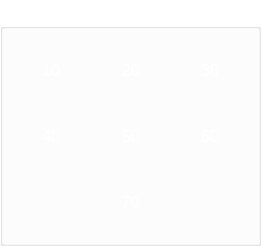
      <widget class="QGroupBox" name="groupBox_3">
       <property name="geometry">
        <rect>
         <x>20</x>
         <y>20</y>
         <width>261</width>
         <height>231</height>
        </rect>
       </property>
       <property name="palette">
        <palette>
         <active>
          <colorrole role="WindowText">
           <brush brushstyle="SolidPattern">
            <color alpha="255">
             <red>255</red>
             <green>255</green>
             <blue>255</blue>
            </color>
           </brush>
          </colorrole>
          <colorrole role="Button">
           <brush brushstyle="SolidPattern">
            <color alpha="0">
             <red>255</red>
             <green>255</green>
             <blue>255</blue>
            </color>
           </brush>
          </colorrole>
          <colorrole role="Base">
           <brush brushstyle="SolidPattern">
            <color alpha="0">
             <red>255</red>
             <green>255</green>
             <blue>255</blue>
            </color>
           </brush>
          </colorrole>
          <colorrole role="Window">
           <brush brushstyle="SolidPattern">
            <color alpha="0">
             <red>255</red>
             <green>255</green>
             <blue>255</blue>
            </color>
           </brush>
          </colorrole>
         </active>
         <inactive>
          <colorrole role="WindowText">
           <brush brushstyle="SolidPattern">
            <color alpha="255">
             <red>255</red>
             <green>255</green>
             <blue>255</blue>
            </color>
           </brush>
          </colorrole>
          <colorrole role="Button">
           <brush brushstyle="SolidPattern">
            <color alpha="0">
             <red>255</red>
             <green>255</green>
             <blue>255</blue>
            </color>
           </brush>
          </colorrole>
          <colorrole role="Base">
           <brush brushstyle="SolidPattern">
            <color alpha="0">
             <red>255</red>
             <green>255</green>
             <blue>255</blue>
            </color>
           </brush>
          </colorrole>
          <colorrole role="Window">
           <brush brushstyle="SolidPattern">
            <color alpha="0">
             <red>255</red>
             <green>255</green>
             <blue>255</blue>
            </color>
           </brush>
          </colorrole>
         </inactive>
         <disabled>
          <colorrole role="WindowText">
           <brush brushstyle="SolidPattern">
            <color alpha="255">
             <red>120</red>
             <green>120</green>
             <blue>120</blue>
            </color>
           </brush>
          </colorrole>
          <colorrole role="Button">
           <brush brushstyle="SolidPattern">
            <color alpha="0">
             <red>255</red>
             <green>255</green>
             <blue>255</blue>
            </color>
           </brush>
          </colorrole>
          <colorrole role="Base">
           <brush brushstyle="SolidPattern">
            <color alpha="0">
             <red>255</red>
             <green>255</green>
             <blue>255</blue>
            </color>
           </brush>
          </colorrole>
          <colorrole role="Window">
           <brush brushstyle="SolidPattern">
            <color alpha="0">
             <red>255</red>
             <green>255</green>
             <blue>255</blue>
            </color>
           </brush>
          </colorrole>
         </disabled>
        </palette>
       </property>
       <property name="font">
        <font>
         <pointsize>14</pointsize>
        </font>
       </property>
       <property name="title">
        <string>Unghiuri Zenit</string>
       </property>
       <property name="alignment">
        <set>Qt::AlignCenter</set>
       </property>
       <layout class="QVBoxLayout" name="verticalLayout_5">
        <item>
         <layout class="QGridLayout" name="gridLayout_2">
          <item row="1" column="1">
           <widget class="QPushButton" name="pushButton_5">
            <property name="minimumSize">
             <size>
              <width>0</width>
              <height>60</height>
             </size>
            </property>
            <property name="palette">
             <palette>
              <active>
               <colorrole role="ButtonText">
                <brush brushstyle="SolidPattern">
                 <color alpha="255">
                  <red>255</red>
                  <green>255</green>
                  <blue>255</blue>
                 </color>
                </brush>
               </colorrole>
              </active>
              <inactive>
               <colorrole role="ButtonText">
                <brush brushstyle="SolidPattern">
                 <color alpha="255">
                  <red>255</red>
                  <green>255</green>
                  <blue>255</blue>
                 </color>
                </brush>
               </colorrole>
              </inactive>
              <disabled>
               <colorrole role="ButtonText">
                <brush brushstyle="SolidPattern">
                 <color alpha="255">
                  <red>120</red>
                  <green>120</green>
                  <blue>120</blue>
                 </color>
                </brush>
               </colorrole>
              </disabled>
             </palette>
            </property>
            <property name="font">
             <font>
              <pointsize>12</pointsize>
             </font>
            </property>
            <property name="styleSheet">
             <string notr="true">#pushButton_5{
background-color: url transparent;
border-image: url(:un3.png);
background: none;
border:  none;
background-repeat: none;
}
#pushButton_5:hover
{
border-image: url(:un1.png);
}
#pushButton_5:pressed
{
border-image: url(:un2.png);
}</string>
            </property>
            <property name="text">
             <string>50</string>
            </property>
           </widget>
          </item>
          <item row="1" column="3">
           <widget class="QPushButton" name="pushButton_6">
            <property name="minimumSize">
             <size>
              <width>0</width>
              <height>60</height>
             </size>
            </property>
            <property name="palette">
             <palette>
              <active>
               <colorrole role="ButtonText">
                <brush brushstyle="SolidPattern">
                 <color alpha="255">
                  <red>255</red>
                  <green>255</green>
                  <blue>255</blue>
                 </color>
                </brush>
               </colorrole>
              </active>
              <inactive>
               <colorrole role="ButtonText">
                <brush brushstyle="SolidPattern">
                 <color alpha="255">
                  <red>255</red>
                  <green>255</green>
                  <blue>255</blue>
                 </color>
                </brush>
               </colorrole>
              </inactive>
              <disabled>
               <colorrole role="ButtonText">
                <brush brushstyle="SolidPattern">
                 <color alpha="255">
                  <red>120</red>
                  <green>120</green>
                  <blue>120</blue>
                 </color>
                </brush>
               </colorrole>
              </disabled>
             </palette>
            </property>
            <property name="font">
             <font>
              <pointsize>12</pointsize>
             </font>
            </property>
            <property name="styleSheet">
             <string notr="true">#pushButton_6{
background-color: url transparent;
border-image: url(:un3.png);
background: none;
border:  none;
background-repeat: none;
}
#pushButton_6:hover
{
border-image: url(:un1.png);
}
#pushButton_6:pressed
{
border-image: url(:un2.png);
}</string>
            </property>
            <property name="text">
             <string>60</string>
            </property>
           </widget>
          </item>
          <item row="0" column="3">
           <widget class="QPushButton" name="pushButton_3">
            <property name="minimumSize">
             <size>
              <width>0</width>
              <height>60</height>
             </size>
            </property>
            <property name="palette">
             <palette>
              <active>
               <colorrole role="ButtonText">
                <brush brushstyle="SolidPattern">
                 <color alpha="255">
                  <red>255</red>
                  <green>255</green>
                  <blue>255</blue>
                 </color>
                </brush>
               </colorrole>
              </active>
              <inactive>
               <colorrole role="ButtonText">
                <brush brushstyle="SolidPattern">
                 <color alpha="255">
                  <red>255</red>
                  <green>255</green>
                  <blue>255</blue>
                 </color>
                </brush>
               </colorrole>
              </inactive>
              <disabled>
               <colorrole role="ButtonText">
                <brush brushstyle="SolidPattern">
                 <color alpha="255">
                  <red>120</red>
                  <green>120</green>
                  <blue>120</blue>
                 </color>
                </brush>
               </colorrole>
              </disabled>
             </palette>
            </property>
            <property name="font">
             <font>
              <pointsize>12</pointsize>
             </font>
            </property>
            <property name="styleSheet">
             <string notr="true">#pushButton_3{
background-color: url transparent;
border-image: url(:un3.png);
background: none;
border:  none;
background-repeat: none;
}
#pushButton_3:hover
{
border-image: url(:un1.png);
}
#pushButton_3:pressed
{
border-image: url(:un2.png);
}</string>
            </property>
            <property name="text">
             <string>30</string>
            </property>
           </widget>
          </item>
          <item row="0" column="0">
           <widget class="QPushButton" name="pushButton">
            <property name="minimumSize">
             <size>
              <width>0</width>
              <height>60</height>
             </size>
            </property>
            <property name="palette">
             <palette>
              <active>
               <colorrole role="ButtonText">
                <brush brushstyle="SolidPattern">
                 <color alpha="255">
                  <red>255</red>
                  <green>255</green>
                  <blue>255</blue>
                 </color>
                </brush>
               </colorrole>
              </active>
              <inactive>
               <colorrole role="ButtonText">
                <brush brushstyle="SolidPattern">
                 <color alpha="255">
                  <red>255</red>
                  <green>255</green>
                  <blue>255</blue>
                 </color>
                </brush>
               </colorrole>
              </inactive>
              <disabled>
               <colorrole role="ButtonText">
                <brush brushstyle="SolidPattern">
                 <color alpha="255">
                  <red>120</red>
                  <green>120</green>
                  <blue>120</blue>
                 </color>
                </brush>
               </colorrole>
              </disabled>
             </palette>
            </property>
            <property name="font">
             <font>
              <pointsize>12</pointsize>
             </font>
            </property>
            <property name="styleSheet">
             <string notr="true">#pushButton {
background-color: url transparent;
border-image: url(:un3.png);
background: none;
border:  none;
background-repeat: none;
}
#pushButton:hover
{
border-image: url(:un1.png);
}
#pushButton:pressed
{
border-image: url(:un2.png);
}</string>
            </property>
            <property name="text">
             <string>10</string>
            </property>
           </widget>
          </item>
          <item row="1" column="0">
           <widget class="QPushButton" name="pushButton_4">
            <property name="minimumSize">
             <size>
              <width>0</width>
              <height>60</height>
             </size>
            </property>
            <property name="palette">
             <palette>
              <active>
               <colorrole role="ButtonText">
                <brush brushstyle="SolidPattern">
                 <color alpha="255">
                  <red>255</red>
                  <green>255</green>
                  <blue>255</blue>
                 </color>
                </brush>
               </colorrole>
              </active>
              <inactive>
               <colorrole role="ButtonText">
                <brush brushstyle="SolidPattern">
                 <color alpha="255">
                  <red>255</red>
                  <green>255</green>
                  <blue>255</blue>
                 </color>
                </brush>
               </colorrole>
              </inactive>
              <disabled>
               <colorrole role="ButtonText">
                <brush brushstyle="SolidPattern">
                 <color alpha="255">
                  <red>120</red>
                  <green>120</green>
                  <blue>120</blue>
                 </color>
                </brush>
               </colorrole>
              </disabled>
             </palette>
            </property>
            <property name="font">
             <font>
              <pointsize>12</pointsize>
             </font>
            </property>
            <property name="styleSheet">
             <string notr="true">#pushButton_4{
background-color: url transparent;
border-image: url(:un3.png);
background: none;
border:  none;
background-repeat: none;
}
#pushButton_4:hover
{
border-image: url(:un1.png);
}
#pushButton_4:pressed
{
border-image: url(:un2.png);
}</string>
            </property>
            <property name="text">
             <string>40</string>
            </property>
           </widget>
          </item>
          <item row="0" column="1">
           <widget class="QPushButton" name="pushButton_2">
            <property name="minimumSize">
             <size>
              <width>0</width>
              <height>60</height>
             </size>
            </property>
            <property name="palette">
             <palette>
              <active>
               <colorrole role="ButtonText">
                <brush brushstyle="SolidPattern">
                 <color alpha="255">
                  <red>255</red>
                  <green>255</green>
                  <blue>255</blue>
                 </color>
                </brush>
               </colorrole>
              </active>
              <inactive>
               <colorrole role="ButtonText">
                <brush brushstyle="SolidPattern">
                 <color alpha="255">
                  <red>255</red>
                  <green>255</green>
                  <blue>255</blue>
                 </color>
                </brush>
               </colorrole>
              </inactive>
              <disabled>
               <colorrole role="ButtonText">
                <brush brushstyle="SolidPattern">
                 <color alpha="255">
                  <red>120</red>
                  <green>120</green>
                  <blue>120</blue>
                 </color>
                </brush>
               </colorrole>
              </disabled>
             </palette>
            </property>
            <property name="font">
             <font>
              <pointsize>12</pointsize>
             </font>
            </property>
            <property name="styleSheet">
             <string notr="true">#pushButton_2{
background-color: url transparent;
border-image: url(:un3.png);
background: none;
border:  none;
background-repeat: none;
}
#pushButton_2:hover
{
border-image: url(:un1.png);
}
#pushButton_2:pressed
{
border-image: url(:un2.png);
}</string>
            </property>
            <property name="text">
             <string>20</string>
            </property>
           </widget>
          </item>
          <item row="2" column="1">
           <widget class="QPushButton" name="pushButton_7">
            <property name="minimumSize">
             <size>
              <width>0</width>
              <height>60</height>
             </size>
            </property>
            <property name="palette">
             <palette>
              <active>
               <colorrole role="ButtonText">
                <brush brushstyle="SolidPattern">
                 <color alpha="255">
                  <red>255</red>
                  <green>255</green>
                  <blue>255</blue>
                 </color>
                </brush>
               </colorrole>
              </active>
              <inactive>
               <colorrole role="ButtonText">
                <brush brushstyle="SolidPattern">
                 <color alpha="255">
                  <red>255</red>
                  <green>255</green>
                  <blue>255</blue>
                 </color>
                </brush>
               </colorrole>
              </inactive>
              <disabled>
               <colorrole role="ButtonText">
                <brush brushstyle="SolidPattern">
                 <color alpha="255">
                  <red>120</red>
                  <green>120</green>
                  <blue>120</blue>
                 </color>
                </brush>
               </colorrole>
              </disabled>
             </palette>
            </property>
            <property name="font">
             <font>
              <pointsize>12</pointsize>
             </font>
            </property>
            <property name="styleSheet">
             <string notr="true">#pushButton_7{
background-color: url transparent;
border-image: url(:un3.png);
background: none;
border:  none;
background-repeat: none;
}
#pushButton_7:hover
{
border-image: url(:un1.png);
}
#pushButton_7:pressed
{
border-image: url(:un2.png);
}</string>
            </property>
            <property name="text">
             <string>70</string>
            </property>
           </widget>
          </item>
         </layout>
        </item>
       </layout>
      </widget>
